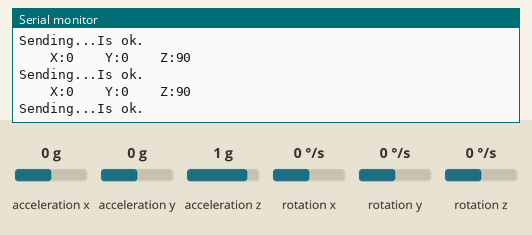
Bench run of a sketch on a simulated Arduino Uno, built with avr-gcc and run on an emulated ATmega328P. On the bench: the last lines printed to the serial monitor. The test bench sets the inputs (shaded band); at power-on: acceleration x 0 g, acceleration y 0 g, acceleration z 1 g, rotation x 0 °/s, rotation y 0 °/s, rotation z 0 °/s. No radio packets arrive unless stated.

Above: at 1.2 s.
1.3 s: acceleration x set to -1.4 g
At 1.65 s:
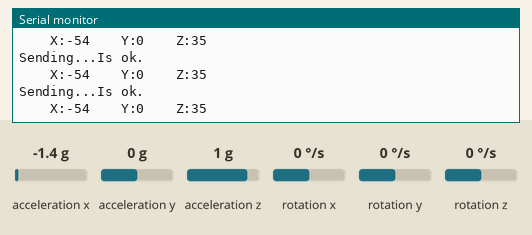
2.8 s: acceleration y set to -1.4 g
At 2.8 s:
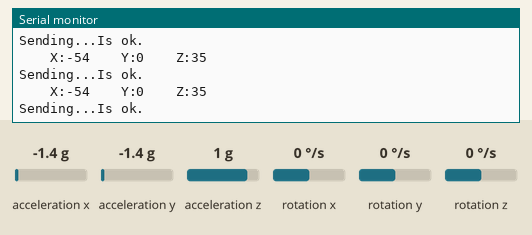
4.3 s: acceleration z set to -1.4 g
At 4.32 s:
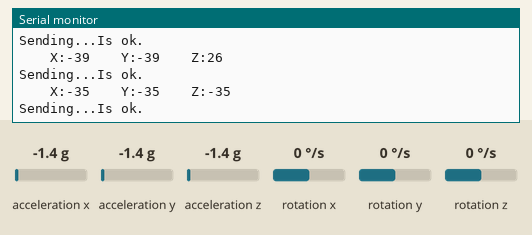
Timing chart, 0 to 7.3 s (numbered marks = the images above; inputs shaded):
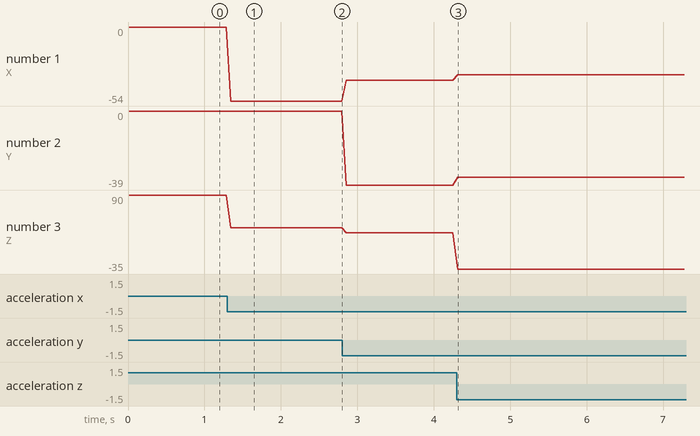

The sketch:

mpu_ws2812_send.ino
```cpp
#include <I2Cdev.h>
#include <MPU6050.h>
#include <Wire.h>//添加必须的库文件
#include "mpu.h"
#include "nrf.h"

#include <RF24Network.h>
#include <RF24.h>
#include <SPI.h>

void setup() {
  Wire.begin();
  Serial.begin(115200);

  Wire.begin();

  accelgyro.initialize();

  SPI.begin();		//初始化SPI总线
  radio.begin();
  network.begin(/*channel*/ nRF_channal, /*node address*/ this_node);
}

void loop() {
  getMPU();
  nrf_send();
}
```

mpu.h
```cpp
#include <I2Cdev.h>
#include <MPU6050.h>
#include <Wire.h>//添加必须的库文件

//====一下三个定义了陀螺仪的偏差===========
#define Gx_offset -3.06
#define Gy_offset 1.01
#define Gz_offset -0.88

//DEBUG-----------
#define Serial_DEBUG

//====================
MPU6050 accelgyro;

int16_t ax,ay,az;
int16_t gx,gy,gz;//存储原始数据
float Ax,Ay,Az;//单位 g(9.8m/s^2)

int Angel_accX,Angel_accY,Angel_accZ;//存储加速度计算出的角度
int Angel_accX_send,Angel_accY_send,Angel_accZ_send;//存储加速度计算出的角度

void getMPU()
{
  accelgyro.getMotion6(&ax,&ay,&az,&gx,&gy,&gz);//获取三个轴的加速度和角速度

  //======一下三行是对加速度进行量化，得出单位为g的加速度值
  Ax=ax/16384.00;
  Ay=ay/16384.00;
  Az=az/16384.00;
  //==========以下三行是用加速度计算三个轴和水平面坐标系之间的夹角
  Angel_accX=atan(Ax/sqrt(Az*Az+Ay*Ay))*180/3.14;
  Angel_accY=atan(Ay/sqrt(Ax*Ax+Az*Az))*180/3.14;
  Angel_accZ=atan(Az/sqrt(Ax*Ax+Ay*Ay))*180/3.14;

  Angel_accX_send=map(abs(Angel_accX),0,90,0,255);
  Angel_accY_send=map(abs(Angel_accY),0,90,0,255);
  Angel_accZ_send=map(abs(Angel_accZ),0,90,0,255);

  //==============================
#ifdef Serial_DEBUG
  delay(5);//这个用来控制采样速度

  Serial.print("    X:");
  Serial.print(Angel_accX);
  Serial.print("    Y:");
  Serial.print(Angel_accY);
  Serial.print("    Z:");
  Serial.println(Angel_accZ);
#endif
}
```

nrf.h
```cpp
#include "Arduino.h"

#include <RF24Network.h>
#include <RF24.h>
#include <SPI.h>

// nRF24L01(+) radio attached using Getting Started board
RF24 radio(9,10);    //ce,cs
RF24Network network(radio);

const uint16_t this_node = 0;	//设置本机ID
const uint16_t other_node=1;

//nRF-------------
#define interval_debug  2000	//节点查错间隔
#define nRF_channal 70    //0~125

//--------------------------------
struct send_a	//发送
{
  uint32_t ms;
  uint32_t rf_x;
  uint32_t rf_y;
  uint32_t rf_z;
};

struct receive_a	//接收
{
  uint32_t node_ms;
};

//--------------------------------
unsigned long node_clock,node_clock_debug,node_clock_cache=0;		//节点运行时间、节点响应检查时间、节点时间缓存

//debug--------------------------
boolean node_clock_error=false;	//节点响应状态
unsigned long time_debug=0;		//定时器


//======================================
void vodebug()
{
  if(millis()-time_debug>interval_debug)
  {
    node_clock_error=boolean(node_clock==node_clock_debug);		//一定时间内，节点返回的运行时间若不变则有问题

    node_clock_debug=node_clock;

    time_debug=millis();
  }
}

void nrf_send()
{
#ifdef Serial_DEBUG
  Serial.print("Sending...");
#endif

  send_a sen = {
    millis(),Angel_accX_send,Angel_accY_send,Angel_accZ_send
  };		//把这些数据发送出去，对应前面的发送数组
  RF24NetworkHeader header(other_node);
  if (network.write(header,&sen,sizeof(sen)))
  {
#ifdef Serial_DEBUG
    Serial.print("Is ok.");
#endif

    delay(50);
    network.update();
    // If it's time to send a message, send it!
    while ( network.available() )
    {
      // If so, grab it and print it out
      RF24NetworkHeader header;
      receive_a rec;
      network.read(header,&rec,sizeof(rec));

      node_clock=rec.node_ms;		//运行时间赋值
    }
  }
#ifdef Serial_DEBUG
  else
    Serial.print("Is failed.");

  Serial.println("");
#endif
}
```

Measured:
- after the input at 1.3 s, the serial monitor: prints a new line after 0.05 s (image 1)
- after the input at 4.3 s, the serial monitor: prints a new line at once (image 3)
- plotted number 1: 0 → -54 after the input at 1.3 s, -54 → -39 after the input at 2.8 s, -39 → -35 after the input at 4.3 s
- plotted number 2: 0 → -39 after the input at 2.8 s, -39 → -35 after the input at 4.3 s
- plotted number 3: 90 → 35 after the input at 1.3 s, 35 → 26 after the input at 2.8 s, 26 → -35 after the input at 4.3 s
